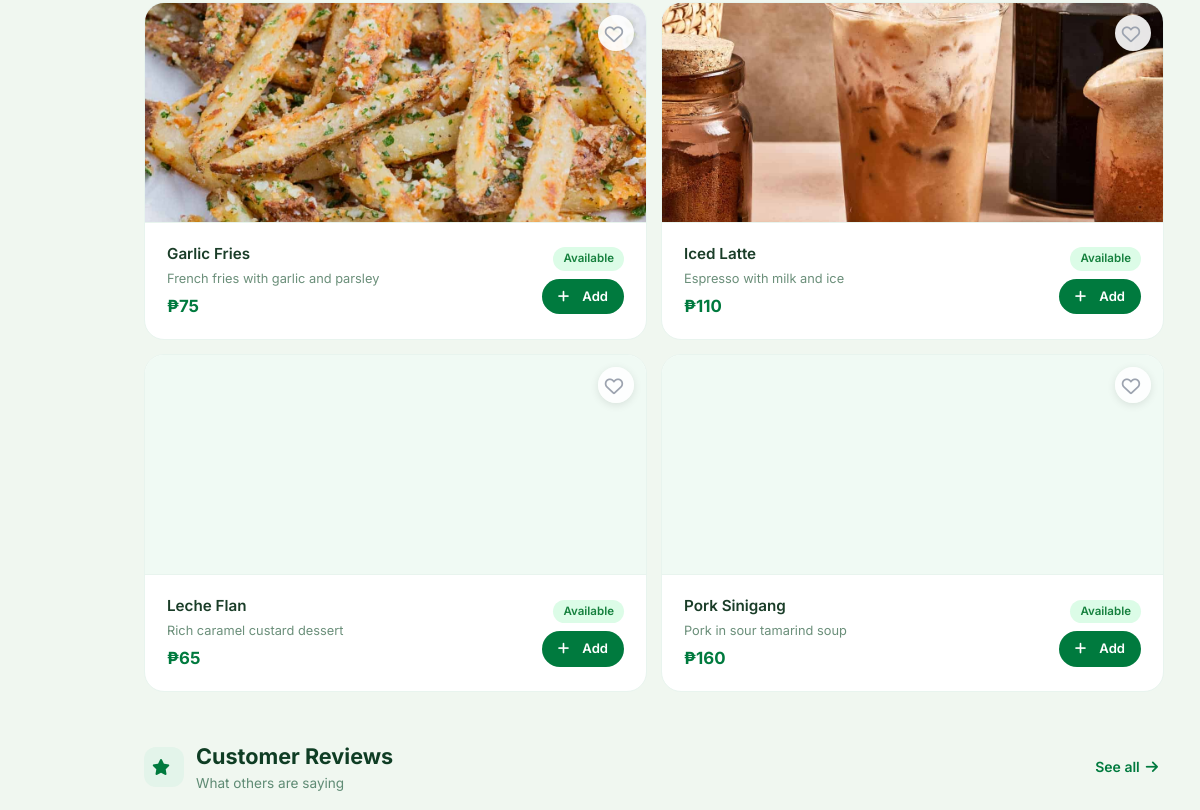
The page /index.php?page=restaurant&id=1 (middle part) on the database as committed earlier.
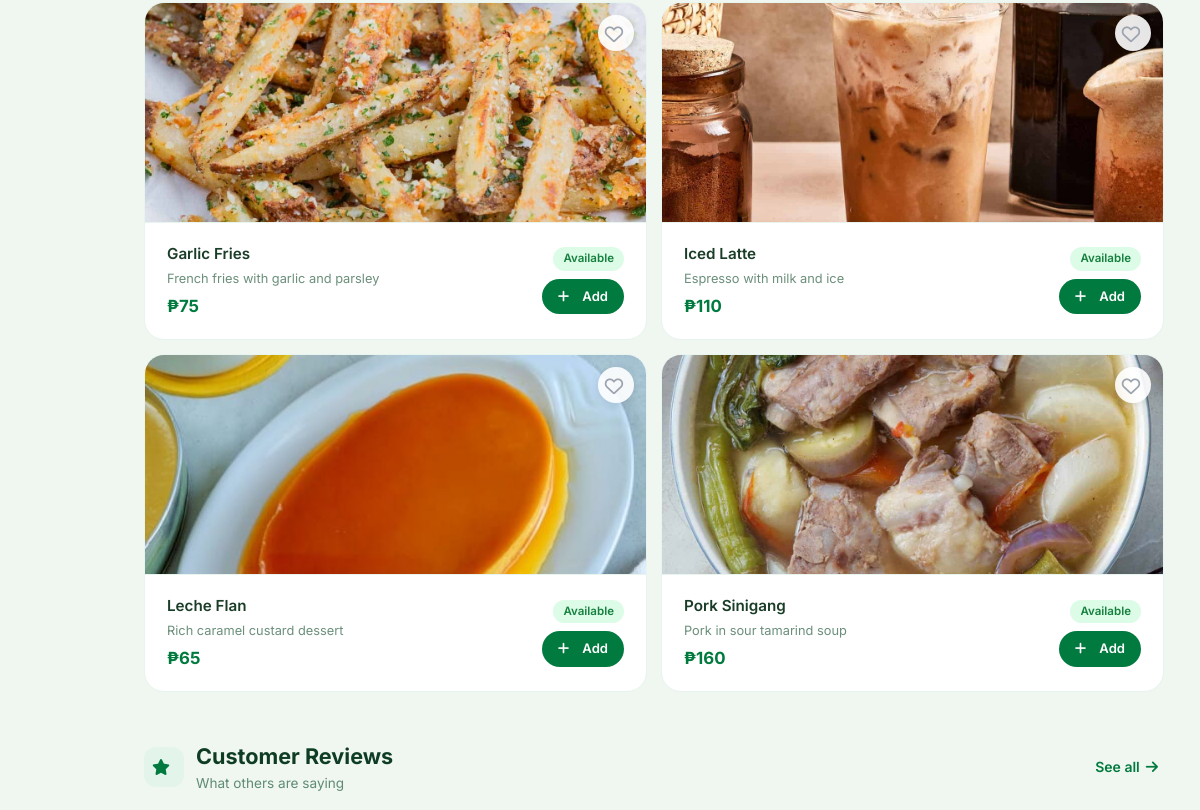
The same page on the database as committed later.
### tables this page shows
CREATE TABLE Items (
    ID INT PRIMARY KEY AUTO_INCREMENT,
    name VARCHAR(60) NOT NULL,
    description TEXT,
    price DECIMAL(10, 2) NOT NULL,
    image_url VARCHAR(255),
    isAvailable BOOLEAN DEFAULT TRUE,
    restaurant_ID INT,
    created_at TIMESTAMP DEFAULT CURRENT_TIMESTAMP,
    FOREIGN KEY (restaurant_ID) REFERENCES Restaurants(ID) ON DELETE CASCADE
);

### config/config.php (called while the page is built, shortened)
<?php
if (!function_exists('url')) {
    function url($path = '') {
        return BASE_PATH . ltrim($path, '/');
    }
}
?>

### frontend/restaurant.php (the view, shortened to what this page needs)
<?php
require_once __DIR__ . '/../config/config.php';
$restaurant_id = intval($_GET['id']);
$db = Database::getInstance()->getConnection();
$restaurantQuery = "SELECT
    r.*,
    COALESCE(AVG(rt.rating), 0) as avg_rating,
    COUNT(DISTINCT rt.ID) as rating_count,
    (SELECT COUNT(*) FROM Items WHERE restaurant_ID = r.ID AND isAvailable = TRUE) as available_items_count,
    (SELECT COUNT(*) FROM Items WHERE restaurant_ID = r.ID) as total_items_count
    FROM Restaurants r
    LEFT JOIN Ratings rt ON r.ID = rt.restaurant_ID
    WHERE r.ID = ?
    GROUP BY r.ID";
$stmt = $db->prepare($restaurantQuery);
$stmt->bind_param("i", $restaurant_id);
$stmt->execute();
$restaurantResult = $stmt->get_result();
$restaurant = $restaurantResult->fetch_assoc();
$itemsQuery = "SELECT * FROM Items WHERE restaurant_ID = ? ORDER BY isAvailable DESC, name";
$stmt = $db->prepare($itemsQuery);
$stmt->bind_param("i", $restaurant_id);
$stmt->execute();
$itemsResult = $stmt->get_result();
$userFavorites = [];
?>
<!DOCTYPE html>
<html lang="en">
<head>
    <link rel="stylesheet" href="https://cdnjs.cloudflare.com/ajax/libs/font-awesome/6.0.0-beta3/css/all.min.css">
    <link rel="stylesheet" href="<?php echo url('assets/styles.css'); ?>">
</head>
<body>
    <div class="main-content">
        <section class="page-section">
            <div class="r-body">
                <div class="wrapper">
                    <div class="menu-grid-2col">
                        <?php
                        $itemsResult->data_seek(0);
                        while ($item = $itemsResult->fetch_assoc()):
                            $isAvailable = ($item['isAvailable'] == 1 || $item['isAvailable'] === '1' || $item['isAvailable'] === true);
                            $isFav = in_array($item['ID'], $userFavorites);
                            ?>
                            <div class="menu-card <?php echo !$isAvailable ? 'sold-out-card' : ''; ?>" style="position:relative;">
                                <button class="fav-btn" data-item-id="<?php echo $item['ID']; ?>"
                                        style="position:absolute; top:12px; right:12px; z-index:10; background:rgba(255,255,255,0.9); border:none; border-radius:50%; width:36px; height:36px; display:flex; align-items:center; justify-content:center; cursor:pointer; box-shadow:0 2px 8px rgba(0,0,0,0.1); color: <?php echo $isFav ? '#dc2626' : '#9ca3af'; ?>; transition: transform 0.2s, color 0.2s; font-size:1.15rem;">
                                    <i class="<?php echo $isFav ? 'fas' : 'far'; ?> fa-heart" style="transform: translate(1px, 1px);"></i>
                                </button>
                                <?php if (!empty($item['image_url'])): ?>
                                    <img src="<?php echo htmlspecialchars(url($item['image_url'])); ?>"
                                        alt="<?php echo htmlspecialchars($item['name']); ?>" class="menu-card-img">
                                <?php else: ?>
                                    <div class="menu-card-icon">
                                    </div>
                                <?php endif; ?>
                                <div class="menu-card-info-row">
                                    <div class="menu-card-body">
                                        <div class="menu-card-name"><?php echo htmlspecialchars($item['name']); ?></div>
                                        <?php if ($item['description']): ?>
                                            <div class="menu-card-desc"><?php echo htmlspecialchars($item['description']); ?>
                                            </div>
                                        <?php endif; ?>
                                        <div class="menu-card-price" style="margin-top:6px;">
                                            ₱<?php echo number_format($item['price'], 0); ?></div>
                                    </div>
                                    <div class="menu-card-actions">
                                        <span class="avail-tag-small <?php echo $isAvailable ? 'yes' : 'no'; ?>">
                                            <?php echo $isAvailable ? 'Available' : 'Sold Out'; ?>
                                        </span>
                                        <?php if (!$restaurant['is_open']): ?>
                                            <span class="btn-store-closed">
                                                <i class="fas fa-lock"></i> Store Closed
                                            </span>
                                        <?php elseif ($isAvailable): ?>
                                            <a href="<?php echo url('index.php?page=restaurant&id=' . $restaurant_id . '&add_to_cart=' . $item['ID']); ?>"
                                                class="btn-add" id="cart-btn-<?php echo $item['ID']; ?>">
                                                <i class="fas fa-plus"></i> Add
                                            </a>
                                        <?php else: ?>
                                            <span class="btn-sold">
                                                <i class="fas fa-times"></i> Sold Out
                                            </span>
                                        <?php endif; ?>
                                    </div>
                                </div>
                            </div>
                        <?php endwhile; ?>
                    </div>
                    <div class="sec-header" id="reviews">
                        <div class="sec-header-icon"><i class="fas fa-star"></i></div>
                        <div>
                            <h2>Customer Reviews</h2>
                            <p class="sec-subtitle">What others are saying</p>
                        </div>
                        <div class="sec-header-end">
                            <a href="<?php echo url('index.php?page=reviews'); ?>"
                                style="color:#007a3e; font-weight:600; font-size:0.875rem; text-decoration:none; display:flex; align-items:center; gap:6px;">
                                See all <i class="fas fa-arrow-right"></i>
                            </a>
                        </div>
                    </div>
                </div>
            </div>
        </section>
    </div>
</body>
</html>

### index.php (shortened to what this page needs)
<?php
require_once __DIR__ . '/config/config.php';
$page = isset($_GET['page']) ? $_GET['page'] : 'customer';
?>
<!DOCTYPE html>
<html lang="en">
<head>
    <link rel="stylesheet" href="https://cdnjs.cloudflare.com/ajax/libs/font-awesome/6.0.0-beta3/css/all.min.css">
    <link rel="stylesheet" href="<?php echo url('assets/styles.css'); ?>">
</head>
<body>
    <div class="main-content">
        <?php
        switch ($page) {
            case 'restaurant':
                include 'frontend/restaurant.php';
                break;
        }
        ?>
    </div>
</body>
</html>

### assets/styles.css (style rules this page uses)
:root { --dlsu-green: #007a3e; --dlsu-darkgreen: #006032; --dlsu-lightgreen: #eaf7f0; --white: #ffffff; --off-white: #f9fffc; --border-soft: #cae3d6; --text-muted: #2b5d42; --shadow-left: 4px 0 16px rgba(0, 80, 20, 0.08); --warning: #f5b342; --danger: #b13e3e; --success: #0c6e3a; }
* { margin: 0; padding: 0; box-sizing: border-box; }
body { font-family: 'Inter', sans-serif; background: #f0f7f0; color: #1e3a2f; line-height: 1.5; display: flex; min-height: 100vh; }
i { margin-right: 6px; }
.main-content { flex: 1; overflow-y: auto; margin-left: 108px; background: #f0f7f0; }
.wrapper { max-width: 1300px; margin: 0 auto; padding: 0 36px; }

### index.php (style rules this page uses)
body { display: flex; min-height: 100vh; margin: 0; padding: 0; }
.main-content { flex: 1; overflow-y: auto; margin-left: 108px; background: #f0f7f0; }
.main-content .main-content { margin-left: 0; overflow-y: visible; }

### frontend/restaurant.php (style rules this page uses)
.wrapper { max-width: 1300px; margin: 0 auto; padding: 0 36px; }
.r-body { padding: 40px 0 60px; }
.sec-header { display: flex; align-items: center; gap: 12px; margin-bottom: 20px; }
.sec-header-icon { width: 40px; height: 40px; background: #e3f4ea; border-radius: 12px; display: flex; align-items: center; justify-content: center; color: #007a3e; font-size: 1rem; flex-shrink: 0; }
.sec-header h2 { font-size: 1.35rem; font-weight: 700; color: #0f3d24; margin: 0; }
.sec-header .sec-subtitle { font-size: 0.85rem; color: #5f8b74; margin: 0; font-weight: 400; }
.sec-header-end { margin-left: auto; display: flex; align-items: center; gap: 10px; }
.menu-grid-2col { display: grid; grid-template-columns: repeat(auto-fill, minmax(340px, 1fr)); gap: 14px; margin-bottom: 48px; }
.menu-card { background: #fff; border-radius: 20px; display: flex; flex-direction: column; overflow: hidden; border: 1.5px solid #e8f4ee; transition: box-shadow 0.18s, border-color 0.18s, transform 0.18s; position: relative; }
.menu-card-img { width: 100%; height: 220px; object-fit: cover; display: block; border-bottom: 1.5px solid #e8f4ee; }
.menu-card-info-row { padding: 20px 22px; display: flex; align-items: center; gap: 16px; }
.menu-card-body { flex: 1; min-width: 0; }
.menu-card-name { font-weight: 600; font-size: 0.95rem; color: #1a3d28; overflow: hidden; text-overflow: ellipsis; white-space: nowrap; }
.menu-card-desc { font-size: 0.8rem; color: #6b8f7a; margin-top: 3px; overflow: hidden; text-overflow: ellipsis; white-space: nowrap; }
.menu-card-price { font-size: 1.05rem; font-weight: 700; color: #007a3e; white-space: nowrap; }
.menu-card-actions { display: flex; flex-direction: column; align-items: flex-end; gap: 8px; flex-shrink: 0; }
.btn-add { display: inline-flex; align-items: center; gap: 7px; background: #007a3e; color: #fff; padding: 8px 16px; border-radius: 30px; font-weight: 600; font-size: 0.82rem; text-decoration: none; border: none; cursor: pointer; white-space: nowrap; transition: background 0.18s, transform 0.15s, box-shadow 0.15s; }
.avail-tag-small { font-size: 0.72rem; font-weight: 600; padding: 3px 10px; border-radius: 20px; }
.avail-tag-small.yes { background: #dcfce7; color: #15803d; }
.menu-card-icon { width: 100%; height: 220px; background: #f0faf4; display: flex; align-items: center; justify-content: center; color: #007a3e; font-size: 3.5rem; border-bottom: 1.5px solid #e8f4ee; }

Rows that differ between the two databases and show on the page:
changed items "Leche Flan": image_url: picture added
changed items "Pork Sinigang": image_url: picture added
